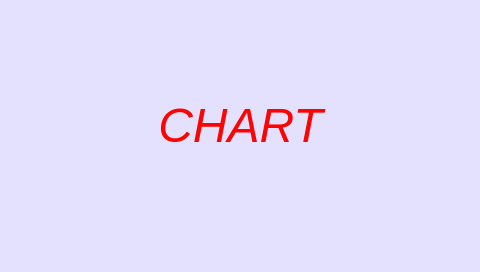
<?xml version="1.0" encoding="UTF-8"?>
<ui version="4.0">
 <class>DialogSampConf</class>
 <widget class="QWidget" name="DialogSampConf">
  <property name="geometry">
   <rect>
    <x>0</x>
    <y>0</y>
    <width>480</width>
    <height>272</height>
   </rect>
  </property>
  <property name="windowTitle">
   <string>Form</string>
  </property>
  <property name="styleSheet">
   <string notr="true">#DialogSampConf
{
	
	background-color: rgb(228, 225, 255);
}</string>
  </property>
  <widget class="QLabel" name="lbText">
   <property name="geometry">
    <rect>
     <x>0</x>
     <y>40</y>
     <width>481</width>
     <height>171</height>
    </rect>
   </property>
   <property name="sizePolicy">
    <sizepolicy hsizetype="Maximum" vsizetype="Maximum">
     <horstretch>0</horstretch>
     <verstretch>0</verstretch>
    </sizepolicy>
   </property>
   <property name="font">
    <font>
     <family>Ubuntu</family>
     <pointsize>36</pointsize>
     <weight>9</weight>
     <italic>true</italic>
     <bold>false</bold>
    </font>
   </property>
   <property name="autoFillBackground">
    <bool>false</bool>
   </property>
   <property name="styleSheet">
    <string notr="true">#lbText
{
	font: 75 italic 36pt &quot;Ubuntu&quot;;
	color: rgb(255, 2, 2);
}
</string>
   </property>
   <property name="text">
    <string>CHART</string>
   </property>
   <property name="alignment">
    <set>Qt::AlignCenter</set>
   </property>
   <property name="wordWrap">
    <bool>false</bool>
   </property>
  </widget>
 </widget>
 <resources/>
 <connections/>
</ui>
